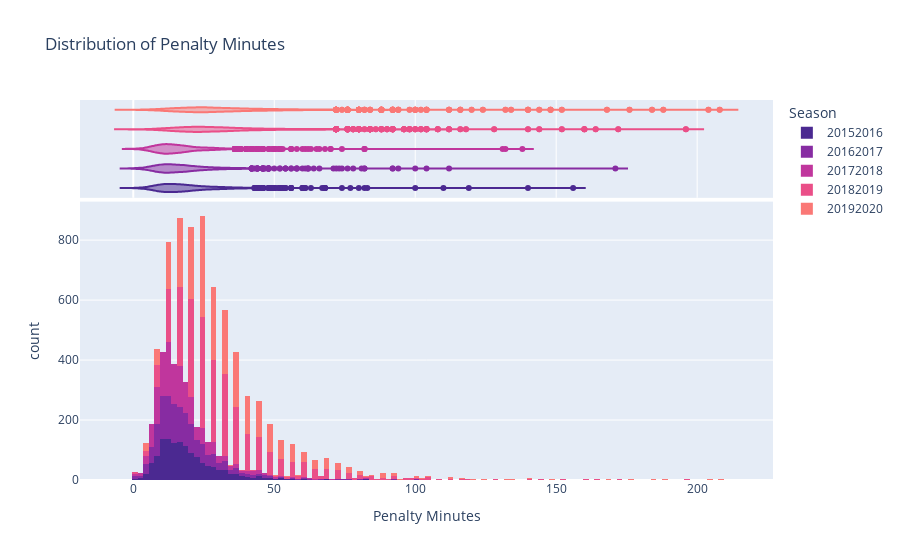

Notebook source saved alongside this figure:
### Code cell
# Let's draw a histogram with the same data
px.histogram(df_detailed_pens, x='penaltyMinutes', title='Distribution of Penalty Minutes', color='season', marginal='violin', **plotly_settings).show()

### Figure 1 — Plotly figure (JSON) as saved in the notebook; plotly's stock layout.template omitted (floating-point values rounded to 4 significant figures; data arrays with more than 128 entries replaced by an {"elided": "..."} marker saying what was removed)
{"data": [{"alignmentgroup": "True", "bingroup": "x", "hovertemplate": "Season=20152016<br>Penalty Minutes=%{x}<br>count=%{y}<extra></extra>", "legendgroup": "20152016", "marker": {"color": "rgb(75, 41, 145)", "pattern": {"shape": ""}}, "name": "20152016", "offsetgroup": "20152016", "orientation": "v", "showlegend": true, "type": "histogram", "x": {"elided": "1321 int values"}, "xaxis": "x", "yaxis": "y"}, {"alignmentgroup": "True", "customdata": {"elided": "1321x4 str values"}, "hovertemplate": "Season=%{customdata[0]}<br>Penalty Minutes=%{x}<br>Game Type=%{customdata[1]}<br>Home Team=%{customdata[2]}<br>Away Team=%{customdata[3]}<extra></extra>", "legendgroup": "20152016", "marker": {"color": "rgb(75, 41, 145)"}, "name": "20152016", "offsetgroup": "20152016", "scalegroup": "x", "showlegend": false, "type": "violin", "x": {"elided": "1321 int values"}, "xaxis": "x2", "yaxis": "y2"}, {"alignmentgroup": "True", "bingroup": "x", "hovertemplate": "Season=20162017<br>Penalty Minutes=%{x}<br>count=%{y}<extra></extra>", "legendgroup": "20162017", "marker": {"color": "rgb(135, 44, 162)", "pattern": {"shape": ""}}, "name": "20162017", "offsetgroup": "20162017", "orientation": "v", "showlegend": true, "type": "histogram", "x": {"elided": "1323 int values"}, "xaxis": "x", "yaxis": "y"}, {"alignmentgroup": "True", "customdata": {"elided": "1323x4 str values"}, "hovertemplate": "Season=%{customdata[0]}<br>Penalty Minutes=%{x}<br>Game Type=%{customdata[1]}<br>Home Team=%{customdata[2]}<br>Away Team=%{customdata[3]}<extra></extra>", "legendgroup": "20162017", "marker": {"color": "rgb(135, 44, 162)"}, "name": "20162017", "offsetgroup": "20162017", "scalegroup": "x", "showlegend": false, "type": "violin", "x": {"elided": "1323 int values"}, "xaxis": "x2", "yaxis": "y2"}, {"alignmentgroup": "True", "bingroup": "x", "hovertemplate": "Season=20172018<br>Penalty Minutes=%{x}<br>count=%{y}<extra></extra>", "legendgroup": "20172018", "marker": {"color": "rgb(192, 54, 157)", "pattern": {"shape": ""}}, "name": "20172018", "offsetgroup": "20172018", "orientation": "v", "showlegend": true, "type": "histogram", "x": {"elided": "1363 int values"}, "xaxis": "x", "yaxis": "y"}, {"alignmentgroup": "True", "customdata": {"elided": "1363x4 str values"}, "hovertemplate": "Season=%{customdata[0]}<br>Penalty Minutes=%{x}<br>Game Type=%{customdata[1]}<br>Home Team=%{customdata[2]}<br>Away Team=%{customdata[3]}<extra></extra>", "legendgroup": "20172018", "marker": {"color": "rgb(192, 54, 157)"}, "name": "20172018", "offsetgroup": "20172018", "scalegroup": "x", "showlegend": false, "type": "violin", "x": {"elided": "1363 int values"}, "xaxis": "x2", "yaxis": "y2"}, {"alignmentgroup": "True", "bingroup": "x", "hovertemplate": "Season=20182019<br>Penalty Minutes=%{x}<br>count=%{y}<extra></extra>", "legendgroup": "20182019", "marker": {"color": "rgb(234, 79, 136)", "pattern": {"shape": ""}}, "name": "20182019", "offsetgroup": "20182019", "orientation": "v", "showlegend": true, "type": "histogram", "x": {"elided": "2716 int values"}, "xaxis": "x", "yaxis": "y"}, {"alignmentgroup": "True", "customdata": {"elided": "2716x4 str values"}, "hovertemplate": "Season=%{customdata[0]}<br>Penalty Minutes=%{x}<br>Game Type=%{customdata[1]}<br>Home Team=%{customdata[2]}<br>Away Team=%{customdata[3]}<extra></extra>", "legendgroup": "20182019", "marker": {"color": "rgb(234, 79, 136)"}, "name": "20182019", "offsetgroup": "20182019", "scalegroup": "x", "showlegend": false, "type": "violin", "x": {"elided": "2716 int values"}, "xaxis": "x2", "yaxis": "y2"}, {"alignmentgroup": "True", "bingroup": "x", "hovertemplate": "Season=20192020<br>Penalty Minutes=%{x}<br>count=%{y}<extra></extra>", "legendgroup": "20192020", "marker": {"color": "rgb(250, 120, 118)", "pattern": {"shape": ""}}, "name": "20192020", "offsetgroup": "20192020", "orientation": "v", "showlegend": true, "type": "histogram", "x": {"elided": "2419 int values"}, "xaxis": "x", "yaxis": "y"}, {"alignmentgroup": "True", "customdata": {"elided": "2419x4 str values"}, "hovertemplate": "Season=%{customdata[0]}<br>Penalty Minutes=%{x}<br>Game Type=%{customdata[1]}<br>Home Team=%{customdata[2]}<br>Away Team=%{customdata[3]}<extra></extra>", "legendgroup": "20192020", "marker": {"color": "rgb(250, 120, 118)"}, "name": "20192020", "offsetgroup": "20192020", "scalegroup": "x", "showlegend": false, "type": "violin", "x": {"elided": "2419 int values"}, "xaxis": "x2", "yaxis": "y2"}], "layout": {"barmode": "relative", "legend": {"title": {"text": "Season"}, "tracegroupgap": 0}, "title": {"text": "Distribution of Penalty Minutes"}, "xaxis": {"anchor": "y", "domain": [0, 1], "title": {"text": "Penalty Minutes"}}, "xaxis2": {"anchor": "y2", "domain": [0, 1], "matches": "x", "showgrid": true, "showticklabels": false}, "yaxis": {"anchor": "x", "domain": [0, 0.7326], "title": {"text": "count"}}, "yaxis2": {"anchor": "x2", "domain": [0.7426, 1], "matches": "y2", "showgrid": false, "showline": false, "showticklabels": false, "ticks": ""}}}
